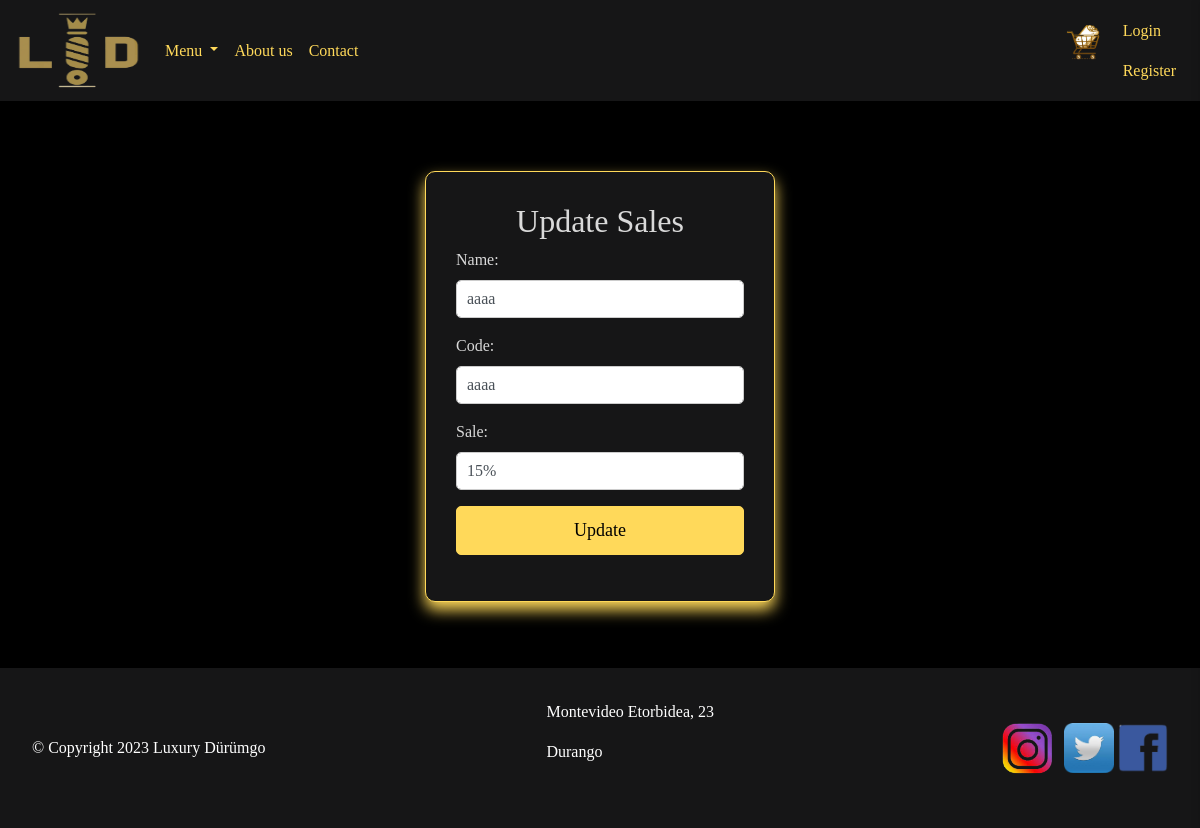
Page /updatedeskontuak/2 on the committed database.
### web/models.py (models this page shows)
class Deskontua(models.Model):
    izena = models.CharField(max_length=100,blank=False)
    kodigoa = models.CharField(max_length=100,blank=False)
    deskontua = models.CharField(max_length=100,blank=False)

### web/views.py (the view)
# urls.py: path('updatedeskontuak/<int:id>', views.updatedeskontuak, name='updatedeskontuak'),
def updatedeskontuak(request,id):
    izena = request.session.get('izena', '')
    user_id = request.session.get('id')
    perfil = request.session.get('perfil')
    deskontua = Deskontua.objects.get(id = id)
    context = {
        'izena': izena,
        'user_id': user_id,
        'perfil': perfil,
        'deskontua':deskontua
    }
    return render(request, 'updatedeskontuak.html',context)

### web/templates/updatedeskontuak.html (shortened to what this page needs)
{% extends 'base.html' %}
{% load static %}
    {% block style %}
    <link rel="stylesheet" href="../static/css/styles.css">
    <link rel="stylesheet" href="../static/css/addproductstyle.css">{% endblock %}
    {% block content %}
    <div class="container">
        <div class="row justify-content-center">
            <div class="col-md-4">
                <div class="updateproducts-form">
                    <h2 class="text-center">Update Sales</h2>
                    <form id="updateproducts" action="{% url 'updatedeskontuak_egin' deskontua.id %}" method="post">
                        <div class="form-group">
                            <label class="form-label">Name:</label>
                            <input name="izena" type="text" class="form-control" value = "{{deskontua.izena}}" required="required">
                        </div>
                        <div class="form-group">
                            <label class="form-label">Code:</label>
                            <input name="kodigoa" type="text" class="form-control" value = "{{deskontua.kodigoa}}" required="required">
                        </div>
                        <div class="form-group">
                            <label class="form-label">Sale:</label>
                            <input name="deskontua" type="text" class="form-control" value = "{{deskontua.deskontua}}" required="required">
                        </div>
                        <div class="form-group">
                            <button type="submit" class="btn btn-primary btn-block">Update</button>
                        </div>
                    </form>
                </div>
            </div>
        </div>
    </div>
    {% endblock %}

### web/static/css/styles.css (style rules this page uses)
* { margin: 0; padding: 0; box-sizing: border-box; }
body { display: flex; flex-direction: column; align-items: center; min-height: 100vh; background-color: #000000; font-family: "luxurious roman", serif; margin: 0; padding: 0; }
.btn-primary { background-color: #FFD95A; border: 1px solid #FFD95A; border-radius: 5px; padding: 10px 20px; font-size: 18px; color: #000000;; transition: background-color 0.3s ease; font-family: "luxurious roman", serif; }

### web/static/css/addproductstyle.css (style rules this page uses)
body { display: flex; align-items: center; background-color: #000000; min-height: 100vh; }
.container { margin-top: 50px; margin-bottom: 50px; }
.updateproducts-form { background-color: #161617; border: 1px solid #FFD95A; border-radius: 10px; box-shadow: 0px 8px 15px #FFD95A; padding: 30px; }
.updateproducts-form h2 { text-align: center; font-family: "luxurious roman", serif; color: #D9D9D9; }
.updateproducts-form label { font-family: "luxurious roman", serif; color: #D9D9D9; }
.form-group input { padding: 10px; border: 1px solid #ccc; border-radius: 5px; margin-bottom: 15px; font-size: 16px; font-family: "luxurious roman", serif; }
.btn-primary { background-color: #FFD95A; border: 1px solid #FFD95A; border-radius: 5px; padding: 10px 20px; font-size: 18px; color: #000000;; transition: background-color 0.3s ease; font-family: "luxurious roman", serif; }

### rows in the picture
Deskontua: izena "aaaa", kodigoa "aaaa", deskontua "15%"
